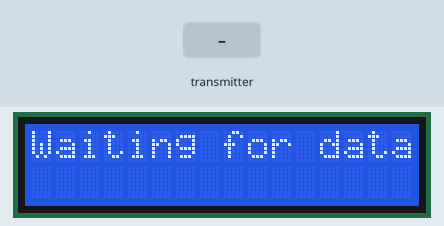
Recording of a sketch running on a simulated Arduino Uno, built with avr-gcc and run on an emulated ATmega328P. Parts: 16×2 character LCD. The inputs (shaded band) are chosen by the test bench. No radio packets arrive unless stated; what the sketch prints to the serial monitor is not drawn.

Above: at 1.2 s.
1.3 s: the transmitter starts sending temperature = 0
At 2.1 s:
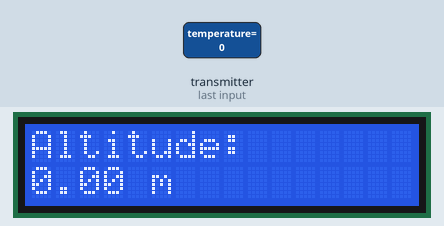
2.8 s: the transmitter starts sending altitude = 25
At 3.2 s:
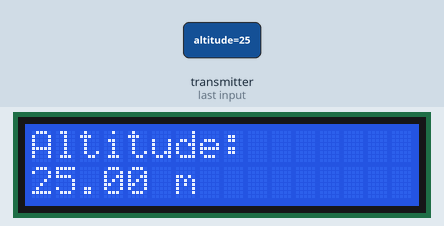
4.3 s: the transmitter starts sending altitude = 50
At 5.6 s:
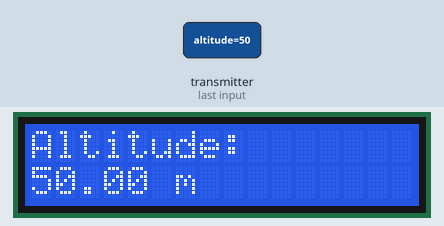
Timing chart, 0 to 7.3 s (numbered marks = the images above; inputs shaded):
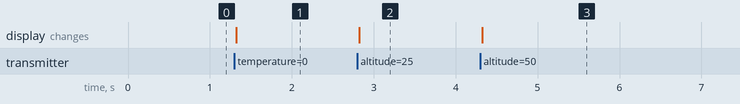

Measured:
- after the input at 1.3 s, the display: changes at once (image 1)
- after the input at 2.8 s, the display: changes at once (image 2)
- after the input at 4.3 s, the display: changes at once (image 3)

The sketch:

final_reciever_code.ino
```cpp
#include <Wire.h>
#include <SPI.h>
#include <nRF24L01.h>
#include <RF24.h>
#include <LiquidCrystal_I2C.h>

// Initialize LCD (address 0x27 is common; if your screen doesn't work, try 0x3F)
LiquidCrystal_I2C lcd(0x27, 16, 2);

// RF24
RF24 radio(9, 10);  // CE, CSN
const byte address[6] = "00001";

struct SensorData {
  float temperature, pressure, altitude;
  int16_t ax, ay, az;
  int16_t gx, gy, gz;
  unsigned long time;
};

void setup() {
  Serial.begin(9600);

  // LCD Init
  lcd.begin();
  lcd.backlight();
  lcd.setCursor(0, 0);
  lcd.print("Waiting for data");

  // RF24 Init
  radio.begin();
  radio.openReadingPipe(0, address);
  radio.setPALevel(RF24_PA_LOW);
  radio.startListening();
}

void loop() {
  if (radio.available()) {
    SensorData data;
    radio.read(&data, sizeof(SensorData));

    // Print to Serial Monitor
    Serial.print("Altitude: ");
    Serial.print(data.altitude);
    Serial.println(" m");

    // Display on LCD
    lcd.clear();
    lcd.setCursor(0, 0);
    lcd.print("Altitude:");
    lcd.setCursor(0, 1);
    lcd.print(data.altitude, 2); // 2 decimal places
    lcd.print(" m");
  }
}
```
